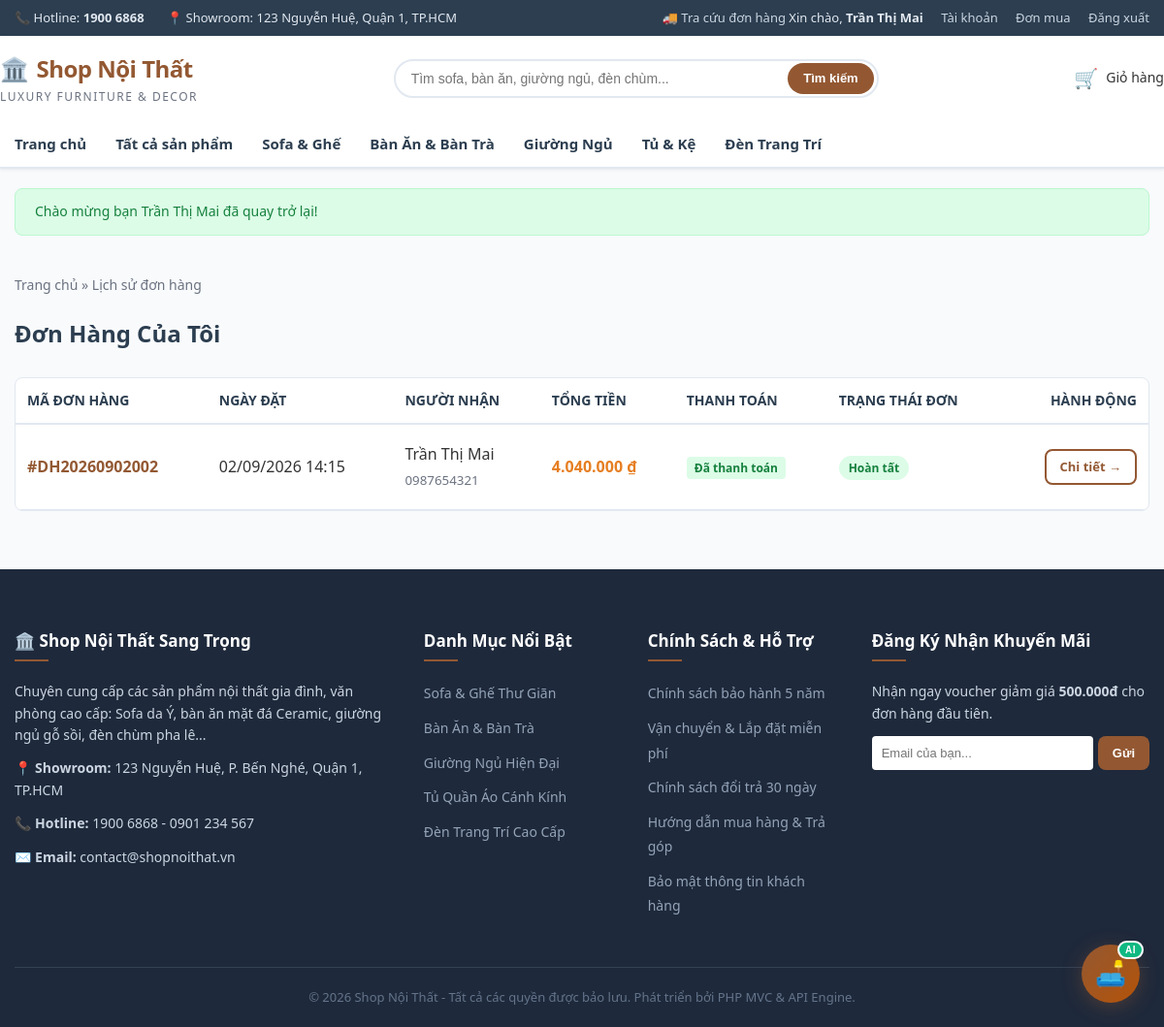
/don-hang/lich-su (signed in), run on the app's committed database.
### tables this page shows
CREATE TABLE `don_hang` (
  `id` INT AUTO_INCREMENT PRIMARY KEY,
  `ma_don_hang` VARCHAR(30) NOT NULL UNIQUE,
  `khach_hang_id` INT NULL,
  `phuong_thuc_van_chuyen_id` INT NULL,
  `phuong_thuc_thanh_toan_id` INT NULL,
  `ho_ten_nhan` VARCHAR(100) NOT NULL,
  `sdt_nhan` VARCHAR(20) NOT NULL,
  `dia_chi_giao` TEXT NOT NULL,
  `tinh_thanh` VARCHAR(100) NULL,
  `ghi_chu` TEXT NULL,
  `tien_hang` DECIMAL(12,2) NOT NULL DEFAULT 0,
  `phi_van_chuyen` DECIMAL(12,2) NOT NULL DEFAULT 0,
  `tong_tien` DECIMAL(12,2) NOT NULL DEFAULT 0,
  `phuong_thuc_thanh_toan` VARCHAR(50) DEFAULT 'cod',
  `trang_thai_thanh_toan` ENUM('chua_thanh_toan', 'da_thanh_toan') DEFAULT 'chua_thanh_toan',
  `trang_thai` ENUM('cho_xu_ly', 'dang_giao', 'hoan_tat', 'da_huy') DEFAULT 'cho_xu_ly',
  `ngay_dat` DATETIME DEFAULT CURRENT_TIMESTAMP,
  `updated_at` DATETIME DEFAULT CURRENT_TIMESTAMP ON UPDATE CURRENT_TIMESTAMP,
  FOREIGN KEY (`khach_hang_id`) REFERENCES `khach_hang`(`id`) ON DELETE SET NULL,
  FOREIGN KEY (`phuong_thuc_van_chuyen_id`) REFERENCES `phuong_thuc_van_chuyen`(`id`) ON DELETE SET NULL,
  FOREIGN KEY (`phuong_thuc_thanh_toan_id`) REFERENCES `phuong_thuc_thanh_toan`(`id`) ON DELETE SET NULL
);

### views/client/donhang/history.php (the view, shortened to what the rows shown need)
<?php
require_once __DIR__ . '/../../../includes/header.php';
?>
<div class="container" style="margin-top: 30px; margin-bottom: 60px;">
    <div style="padding: 10px 0 20px 0; font-size: 14px; color: var(--text-muted);">
        <a href="<?php echo base_url(); ?>">Trang chủ</a> &raquo;
        <span>Lịch sử đơn hàng</span>
    </div>
    <h1 style="font-size: 24px; color: var(--secondary-color); margin-bottom: 25px;">
        Đơn Hàng Của Tôi
    </h1>
    <?php if (empty($orders)): ?>
        <div class="empty-cart-box">
            <div class="empty-cart-icon">📦</div>
            <h2 style="font-size: 20px; color: var(--secondary-color); margin-bottom: 10px;">Bạn chưa có đơn hàng nào</h2>
            <p style="color: var(--text-muted); margin-bottom: 25px;">Hãy bắt đầu trải nghiệm mua sắm nội thất cùng chúng tôi!</p>
            <a href="<?php echo base_url('san-pham'); ?>" class="btn btn-primary">Mua Sắm Ngay</a>
        </div>
    <?php else: ?>
        <div style="background: #fff; border-radius: var(--radius-md); border: 1px solid var(--border-color); overflow: hidden;">
            <table class="cart-table">
                <thead>
                    <tr>
                        <th>Mã đơn hàng</th>
                        <th>Ngày đặt</th>
                        <th>Người nhận</th>
                        <th>Tổng tiền</th>
                        <th>Thanh toán</th>
                        <th>Trạng thái đơn</th>
                        <th style="text-align: right;">Hành động</th>
                    </tr>
                </thead>
                <tbody>
                    <?php foreach ($orders as $o): ?>
                        <tr>
                            <td>
                                <strong style="color: var(--primary-color);">#<?php echo htmlspecialchars($o['ma_don_hang']); ?></strong>
                            </td>
                            <td><?php echo date('d/m/Y H:i', strtotime($o['ngay_dat'])); ?></td>
                            <td>
                                <div><?php echo htmlspecialchars($o['ho_ten_nhan']); ?></div>
                                <small style="color: var(--text-muted);"><?php echo htmlspecialchars($o['sdt_nhan']); ?></small>
                            </td>
                            <td>
                                <strong style="color: var(--accent-color);"><?php echo format_currency($o['tong_tien']); ?></strong>
                            </td>
                            <td>
                                <?php if ($o['trang_thai_thanh_toan'] === 'da_thanh_toan'): ?>
                                    <span class="badge badge-success" style="background:#dcfce7; color:#15803d; padding:3px 8px; border-radius:4px; font-size:12px; font-weight:600;">Đã thanh toán</span>
                                <?php else: ?>
                                    <span class="badge badge-warning" style="background:#fef3c7; color:#b45309; padding:3px 8px; border-radius:4px; font-size:12px; font-weight:600;">Chưa thanh toán</span>
                                <?php endif; ?>
                            </td>
                            <td>
                                <?php
                                    $statusMap = [
                                        'cho_xu_ly' => ['Chờ xử lý', 'badge-warning', '#fef3c7', '#b45309'],
                                        'dang_giao' => ['Đang giao', 'badge-info', '#e0f2fe', '#0369a1'],
                                        'hoan_tat'  => ['Hoàn tất', 'badge-success', '#dcfce7', '#15803d'],
                                        'da_huy'    => ['Đã hủy', 'badge-danger', '#fee2e2', '#b91c1c'],
                                    ];
                                    $st = $statusMap[$o['trang_thai']] ?? ['Không rõ', 'badge-secondary', '#f1f5f9', '#475569'];
                                ?>
                                <span style="background:<?php echo $st[2]; ?>; color:<?php echo $st[3]; ?>; padding:4px 10px; border-radius:20px; font-size:12px; font-weight:600;">
                                    <?php echo $st[0]; ?>
                                </span>
                            </td>
                            <td style="text-align: right;">
                                <a href="<?php echo base_url('don-hang/chi-tiet/' . $o['id']); ?>" class="btn btn-outline btn-sm">
                                    Chi tiết &rarr;
                                </a>
                            </td>
                        </tr>
                    <?php endforeach; ?>
                </tbody>
            </table>
        </div>
    <?php endif; ?>
</div>
<?php
require_once __DIR__ . '/../../../includes/footer.php';
?>

### core/App.php (shortened to what the rows shown need)
<?php
class App {
    private static array $routes = [];
    private static function addRoute(string $method, string $path, array|callable $handler): void {
        $path = trim($path, '/');
        $pattern = preg_replace('/\{([a-zA-Z0-9_]+)\}/', '(?P<$1>[^/]+)', $path);
        $pattern = '#^' . $pattern . '$#i';
        self::$routes[] = [
            'method'  => strtoupper($method),
            'path'    => $path,
            'pattern' => $pattern,
            'handler' => $handler
        ];
    }
    public function run(): void {
        $requestMethod = $_SERVER['REQUEST_METHOD'] ?? 'GET';
        $url = $_GET['url'] ?? '';
        $url = trim($url, '/');
        $isApi = str_starts_with($url, 'api');
        foreach (self::$routes as $route) {
            if ($route['method'] !== 'ANY' && $route['method'] !== $requestMethod) {
                continue;
            }
            if (preg_match($route['pattern'], $url, $matches)) {
                $params = array_values(array_filter($matches, function ($key) {
                    return !is_numeric($key);
                }, ARRAY_FILTER_USE_KEY));
                $handler = $route['handler'];
                if (is_array($handler) && count($handler) === 2) {
                    [$controllerClass, $actionMethod] = $handler;
                    $possiblePaths = [
                        __DIR__ . '/../api/' . $controllerClass . '.php',
                        __DIR__ . '/../controller/' . $controllerClass . '.php',
                        __DIR__ . '/../controller/api/' . $controllerClass . '.php',
                        __DIR__ . '/../controller/admin/' . $controllerClass . '.php'
                    ];
                    $controllerFile = null;
                    foreach ($possiblePaths as $path) {
                        if (file_exists($path)) {
                            $controllerFile = $path;
                            break;
                        }
                    }
                    if (file_exists($controllerFile)) {
                        if (class_exists($controllerClass)) {
                            $controllerInstance = new $controllerClass();
                            if (method_exists($controllerInstance, $actionMethod)) {
                                call_user_func_array([$controllerInstance, $actionMethod], $params);
                                return;
                            } else {
                                $this->handleError("Method `{$actionMethod}` không tồn tại trong Controller `{$controllerClass}`.", $isApi, 500);
                                return;
                            }
                        }
                    }
                    return;
                }
            }
        }
    }
}

### data on the page
don_hang: ma_don_hang "DH20260902002", ngay_dat "02/09/2026 14:15", ho_ten_nhan "Trần Thị Mai", sdt_nhan "0987654321", tong_tien "4.040.000 ₫", trang_thai_thanh_toan "Đã thanh toán", trang_thai "Hoàn tất"

### other printed values
$flash['message'] "Chào mừng bạn Trần Thị Mai đã quay trở lại!"
